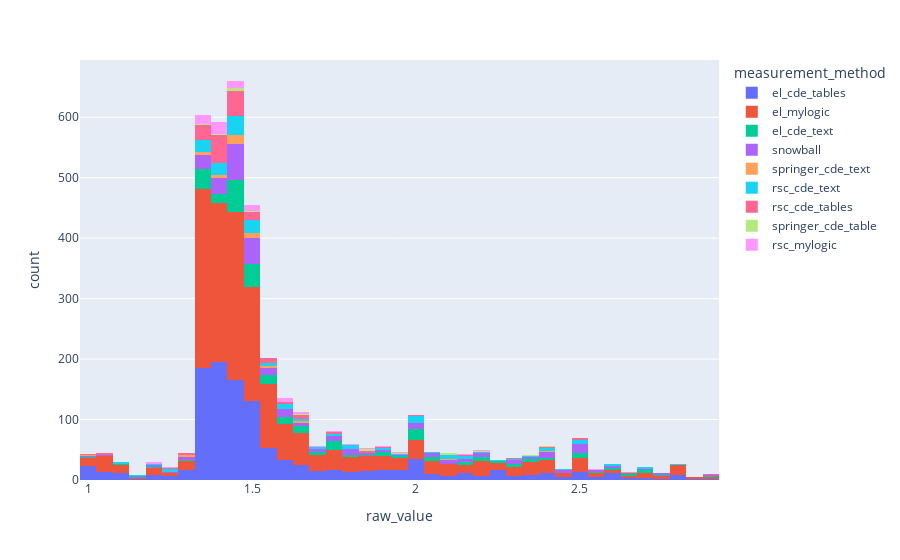

The notebook cell this image was saved under:
### Code cell
# plot shows distribution of refractive indexes within a certain measurement method
fig = px.histogram(df, 'raw_value', color='measurement_method')
fig.show()

### Figure 1 — Plotly figure (JSON) as saved in the notebook; plotly's stock layout.template omitted (floating-point values rounded to 4 significant figures; data arrays with more than 128 entries replaced by an {"elided": "..."} marker saying what was removed)
{"data": [{"alignmentgroup": "True", "bingroup": "x", "hovertemplate": "measurement_method=el_cde_tables<br>raw_value=%{x}<br>count=%{y}<extra></extra>", "legendgroup": "el_cde_tables", "marker": {"color": "#636efa", "pattern": {"shape": ""}}, "name": "el_cde_tables", "offsetgroup": "el_cde_tables", "orientation": "v", "showlegend": true, "type": "histogram", "x": {"elided": "1130 float values"}, "xaxis": "x", "yaxis": "y"}, {"alignmentgroup": "True", "bingroup": "x", "hovertemplate": "measurement_method=el_mylogic<br>raw_value=%{x}<br>count=%{y}<extra></extra>", "legendgroup": "el_mylogic", "marker": {"color": "#EF553B", "pattern": {"shape": ""}}, "name": "el_mylogic", "offsetgroup": "el_mylogic", "orientation": "v", "showlegend": true, "type": "histogram", "x": {"elided": "1743 float values"}, "xaxis": "x", "yaxis": "y"}, {"alignmentgroup": "True", "bingroup": "x", "hovertemplate": "measurement_method=el_cde_text<br>raw_value=%{x}<br>count=%{y}<extra></extra>", "legendgroup": "el_cde_text", "marker": {"color": "#00cc96", "pattern": {"shape": ""}}, "name": "el_cde_text", "offsetgroup": "el_cde_text", "orientation": "v", "showlegend": true, "type": "histogram", "x": {"elided": "300 float values"}, "xaxis": "x", "yaxis": "y"}, {"alignmentgroup": "True", "bingroup": "x", "hovertemplate": "measurement_method=snowball<br>raw_value=%{x}<br>count=%{y}<extra></extra>", "legendgroup": "snowball", "marker": {"color": "#ab63fa", "pattern": {"shape": ""}}, "name": "snowball", "offsetgroup": "snowball", "orientation": "v", "showlegend": true, "type": "histogram", "x": {"elided": "314 float values"}, "xaxis": "x", "yaxis": "y"}, {"alignmentgroup": "True", "bingroup": "x", "hovertemplate": "measurement_method=springer_cde_text<br>raw_value=%{x}<br>count=%{y}<extra></extra>", "legendgroup": "springer_cde_text", "marker": {"color": "#FFA15A", "pattern": {"shape": ""}}, "name": "springer_cde_text", "offsetgroup": "springer_cde_text", "orientation": "v", "showlegend": true, "type": "histogram", "x": [2, 1.51, 1.48, 1.53, 1.42, 2.668, 1.454, 1.209, 1.5, 2.66, 1.38, 1.45, 1.3, 1.57, 1.44, 1.348, 1.65, 2.4, 1.8, 1.47, 2.138, 2.72, 1.4, 1.022, 1.662, 1.359, 2.5, 1.46, 1.46, 2.4, 1.46, 1.33, 1.46, 1.4, 2.09, 1.456, 1.49, 1.5, 1.372, 1.56, 1.462, 1.46, 1.3, 1.45, 1.339, 1.421, 1.275, 1.46, 1.46, 1.5, 2.05, 1.5], "xaxis": "x", "yaxis": "y"}, {"alignmentgroup": "True", "bingroup": "x", "hovertemplate": "measurement_method=rsc_cde_text<br>raw_value=%{x}<br>count=%{y}<extra></extra>", "legendgroup": "rsc_cde_text", "marker": {"color": "#19d3f3", "pattern": {"shape": ""}}, "name": "rsc_cde_text", "offsetgroup": "rsc_cde_text", "orientation": "v", "showlegend": true, "type": "histogram", "x": {"elided": "191 float values"}, "xaxis": "x", "yaxis": "y"}, {"alignmentgroup": "True", "bingroup": "x", "hovertemplate": "measurement_method=rsc_cde_tables<br>raw_value=%{x}<br>count=%{y}<extra></extra>", "legendgroup": "rsc_cde_tables", "marker": {"color": "#FF6692", "pattern": {"shape": ""}}, "name": "rsc_cde_tables", "offsetgroup": "rsc_cde_tables", "orientation": "v", "showlegend": true, "type": "histogram", "x": {"elided": "174 float values"}, "xaxis": "x", "yaxis": "y"}, {"alignmentgroup": "True", "bingroup": "x", "hovertemplate": "measurement_method=springer_cde_table<br>raw_value=%{x}<br>count=%{y}<extra></extra>", "legendgroup": "springer_cde_table", "marker": {"color": "#B6E880", "pattern": {"shape": ""}}, "name": "springer_cde_table", "offsetgroup": "springer_cde_table", "orientation": "v", "showlegend": true, "type": "histogram", "x": [1.327, 2.1, 1.36, 1.85, 2.341, 1.5, 2.57, 1.389, 2.4, 1.472, 1.47, 1.5, 2.11, 1.648, 2.4, 1.93, 2.2, 1.97, 2.8, 1.851, 1.47, 1.47, 1.41, 1.867], "xaxis": "x", "yaxis": "y"}, {"alignmentgroup": "True", "bingroup": "x", "hovertemplate": "measurement_method=rsc_mylogic<br>raw_value=%{x}<br>count=%{y}<extra></extra>", "legendgroup": "rsc_mylogic", "marker": {"color": "#FF97FF", "pattern": {"shape": ""}}, "name": "rsc_mylogic", "offsetgroup": "rsc_mylogic", "orientation": "v", "showlegend": true, "type": "histogram", "x": [2.56, 1.384, 1.59, 1.426, 1.431, 2.21, 1.5, 1.2, 1.424, 1.875, 1.591, 1.471, 1.359, 1.384, 1.588, 1.422, 1.429, 1.64, 1.63, 1.9, 1.33, 1.421, 1.474, 1.401, 1.362, 1.432, 1.418, 1.957, 1.341, 1.326, 1.384, 1.691, 1.22, 1.454, 1.51, 1.821, 1.513, 1.365, 1.388, 1.848, 2.159, 1.377, 1.384, 1.58, 1.34, 1.05, 1.455, 1.431, 1.328, 1.458, 1.396, 1.36, 1.422, 1.493, 1.47, 1.22, 1.353, 1.378, 1.62, 1.404, 1.514, 1.34, 1.373, 1.403, 1.5, 1.446, 1.65, 1.56, 1.85, 1.412, 1.479, 1.5, 1.73, 1.27, 1.372, 1.392, 1.514, 1.6, 1.372, 2.4, 1.509, 1.398, 1.4], "xaxis": "x", "yaxis": "y"}], "layout": {"barmode": "relative", "legend": {"title": {"text": "measurement_method"}, "tracegroupgap": 0}, "margin": {"t": 60}, "xaxis": {"anchor": "y", "domain": [0, 1], "title": {"text": "raw_value"}}, "yaxis": {"anchor": "x", "domain": [0, 1], "title": {"text": "count"}}}}
